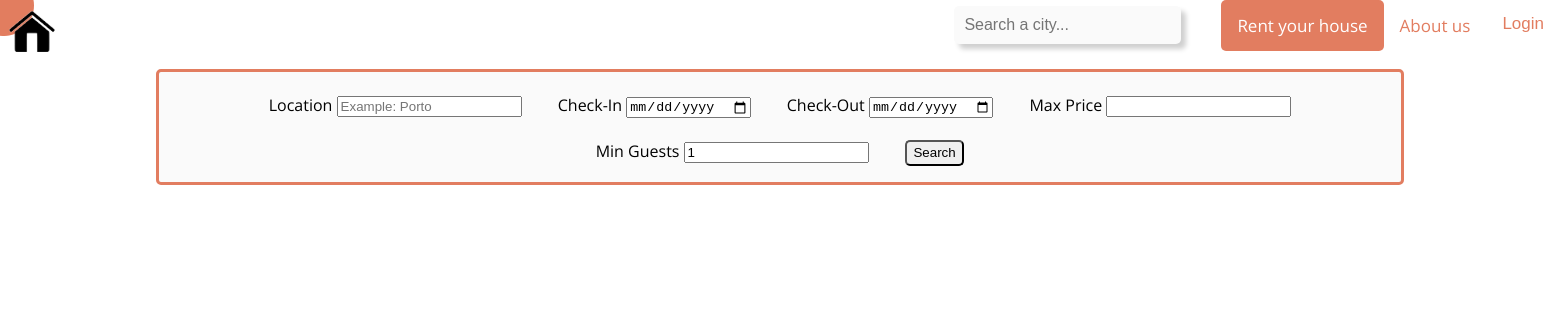
Page /search_results.php on the earlier database version.
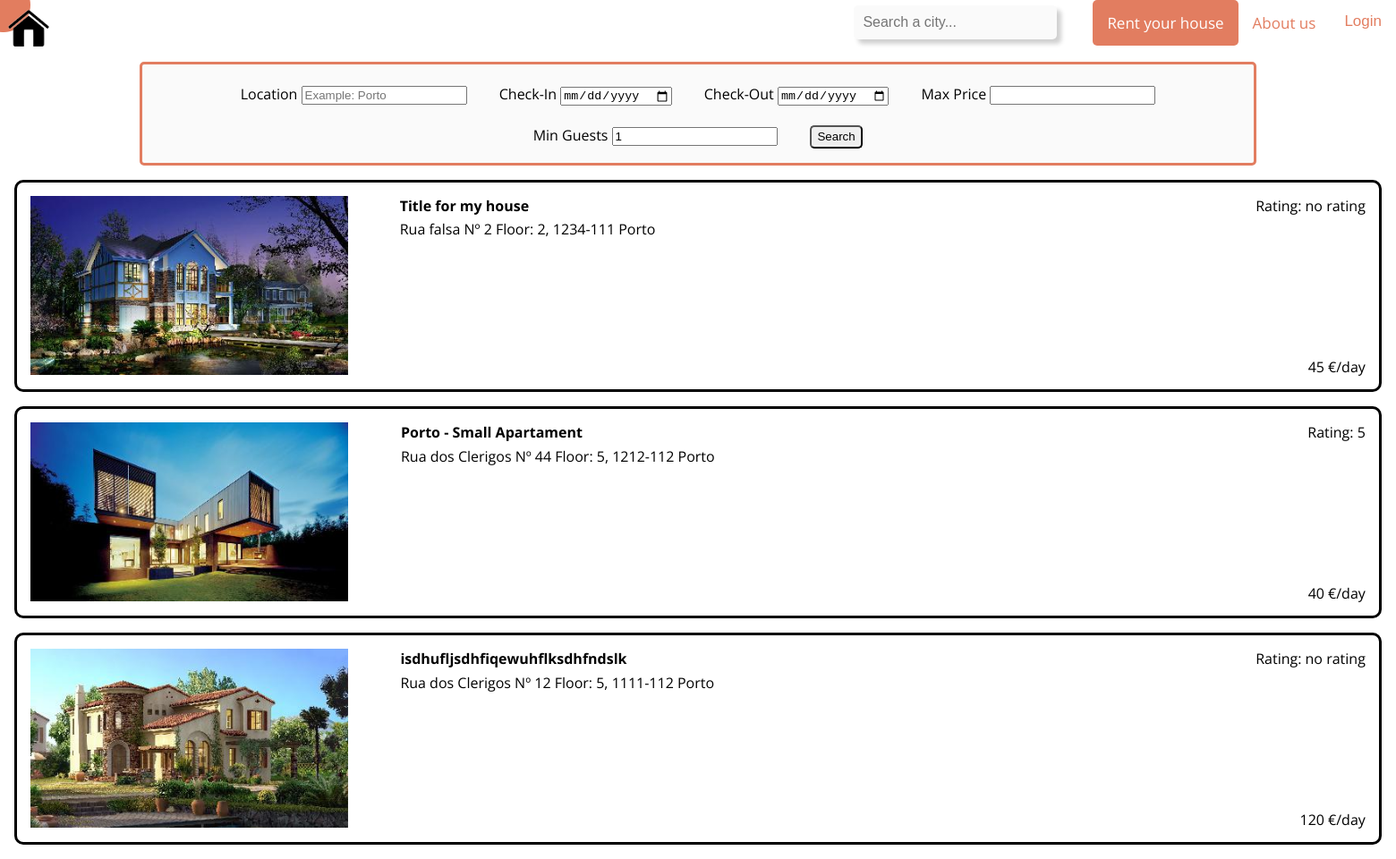
Same page on the later database version.
### tables this page shows
CREATE TABLE House (
    houseID INTEGER PRIMARY KEY AUTOINCREMENT,
    owner TEXT NOT NULL,
    availability_start DATETIME NOT NULL,
    availability_end DATETIME NOT NULL,

    city TEXT NOT NULL,
    region TEXT NOT NULL,
    country TEXT NOT NULL,
    street TEXT NOT NULL,
    door INTEGER NOT NULL,
    floor TEXT NOT NULL,
    postal_code TEXT NOT NULL,

    title VARCHAR(64) NOT NULL,
    daily_price FLOAT NOT NULL,
    n_beds INTEGER NOT NULL,
    animals BOOLEAN NOT NULL DEFAULT FALSE,
    kitchen BOOLEAN NOT NULL,
    internet BOOLEAN NOT NULL,
    air_con BOOLEAN NOT NULL,
    low_mobility BOOLEAN NOT NULL,
    washing_machine BOOLEAN NOT NULL,
    img_count INTEGER NOT NULL,
    house_description TEXT,
    active BOOLEAN NOT NULL DEFAULT TRUE,

    FOREIGN KEY(owner) REFERENCES User(email),
    CHECK(availability_end > availability_start),
    UNIQUE(city, region, country, street, door, floor, postal_code)
);

### database/house_q.php (called while the page is built, shortened)
<?php
include_once('connection.php');
function try_get_house_rating_by_id($id) {
    global $db;
    $stmt = $db->prepare('SELECT AVG(rating) as avg_rat FROM Rent INNER JOIN House ON house = houseID WHERE house = ?');
    $stmt->execute(array($id));
    $house_data = $stmt->fetch();
    if ($house_data !== false)
        return $house_data;
    else
        return NULL;
}
function get_all_houses_no_check($location, $guests, $max_price) {
    $loc = "%".$location."%";
    $price = ($max_price < 0) ? 999999 : $max_price;
    global $db;
    $stmt = $db->prepare("SELECT * FROM House
                        WHERE n_beds >= :guests
                        AND availability_end > strftime('%s','now')
                        AND (city LIKE :loc OR region LIKE :loc OR country LIKE :loc)
                        AND daily_price <= :price AND active = 'true'"
    );
    $stmt->bindParam(':loc', $loc);
    $stmt->bindParam(':guests', $guests);
    $stmt->bindParam(':price', $price);
    $stmt->execute();
    return $stmt->fetchAll();
}
?>

### templates/list_houses.php (the view, shortened to what this page needs)
<section>
	<?php foreach($houses as $house) { ?>
        <?php
            $id = $house['houseID'];
            $path = "images/houses/h$id/medium/h$id.jpg";
			$rating = try_get_house_rating_by_id($id);
			if ($rating['avg_rat'] === NULL) $rating['avg_rat'] = "no rating";
		?>
        <form action="view_house.php" method="POST"wsl>
            <div class="house_simple" href="view_house.php">
                <input type="submit" id="invisible_submit">
                <article>
                    <header><?=$house['title']?></header>
                    <img src=<?php echo $path?> width="355" height="200">
                    <p id="rating">Rating: <?=$rating['avg_rat']?></p>
                    <p id="address"><?php printf("%s Nº %s Floor: %s, %s %s\n", $house['street'], $house['door'], $house['floor'], $house['postal_code'], $house['city']); ?></p>
                    <p id="price"><?=$house['daily_price']?> €/day</p>
                </article>
            </div>
        </form>
	<?php } ?>
</section>

Differences in the rows shown:
added house: title "Title for my house", shows a picture, avg_rat "no rating", street "Rua falsa", door "2", floor "2", postal_code "1234-111", city "Porto", daily_price "45"
added house: title "Porto - Small Apartament", shows a picture, avg_rat "5", street "Rua dos Clerigos", door "44", floor "5", postal_code "1212-112", city "Porto", daily_price "40"
added house: title "isdhufljsdhfiqewuhflksdhfndslk", shows a picture, avg_rat "no rating", street "Rua dos Clerigos", door "12", floor "5", postal_code "1111-112", city "Porto", daily_price "120"
